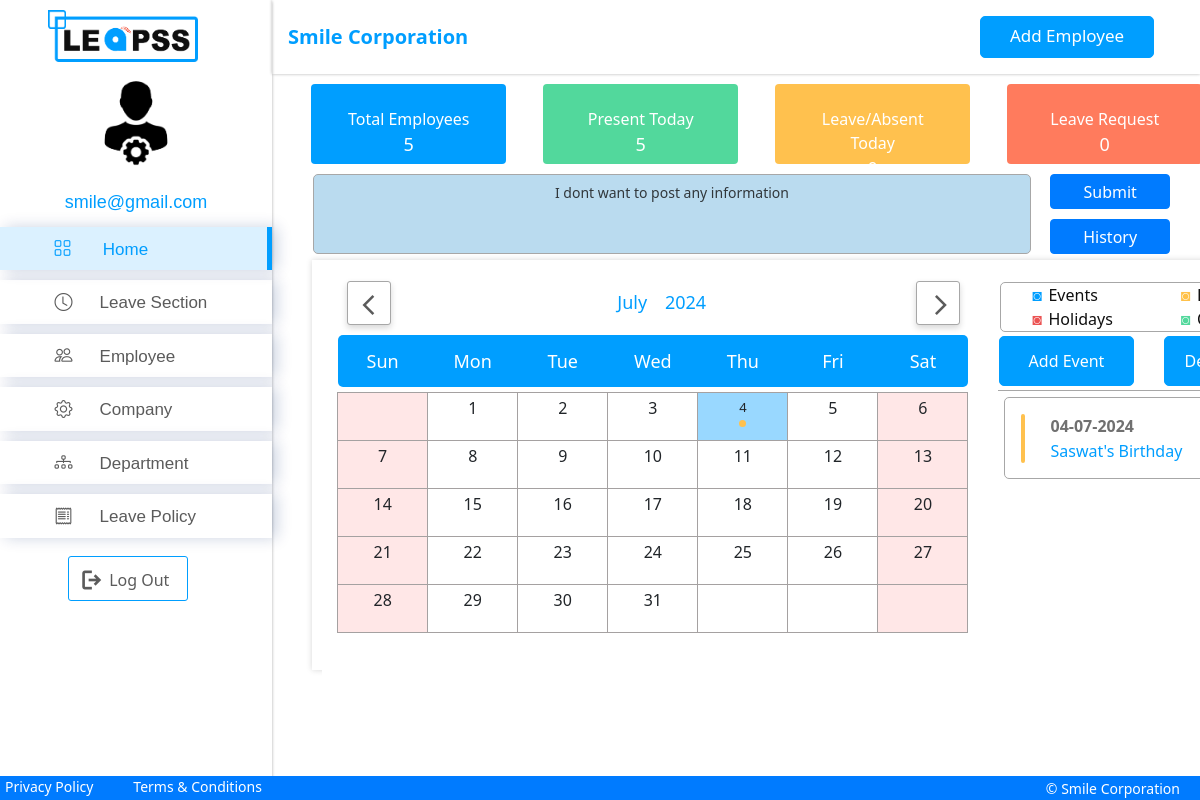
The app's page /adminDashboard (signed in), older data.
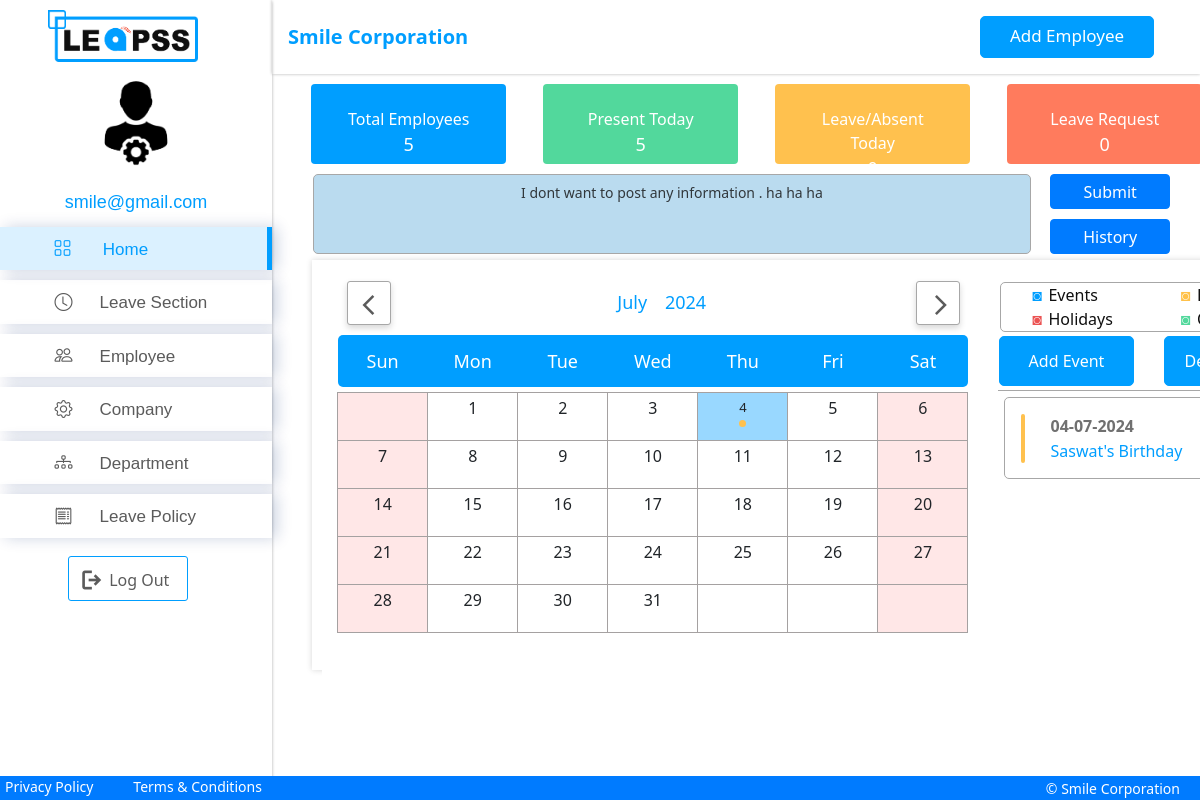
The same page, newer data.
### app/models.py (models this page shows)
class Quote(models.Model):
    com_id = models.ForeignKey(Company, on_delete=models.CASCADE, default=1)
    quotes = models.TextField(max_length=300)
    tod_date = models.DateField(auto_now=True)

### app/views.py (the view)
# urls.py: re_path(r'^adminDashboard$', CalendarView.as_view(), name='adminDashboard'),
class CalendarView(generic.ListView):
    model = Event
    template_name = 'adminDashboard.html'
    @method_decorator(login_required(login_url='adminLogin'))
    @method_decorator(user_passes_test(lambda u: is_admin(u) or is_hr(u)))
    def dispatch(self, *args, **kwargs):
        return super(CalendarView, self).dispatch(*args, **kwargs)
    def dash(self):
        com = Company.objects.filter(username=self.request.user.username).first()
        if com is None:
            emp = Employee.objects.filter(email=self.request.user.username).first()
            com = Company.objects.filter(name=emp.com_id).first()
        emails = Employee.objects.filter(com_id=com).values_list('email', flat=True)
        today = datetime.today().strftime("%Y-%m-%d")
        total_emp = Employee.objects.filter(status=True, com_id = com).count()
        onleave = LeaveApplication.objects.filter(user__employee__status=True,status_approve=True, date_from__lte=today, date_to__gte=today, user__username__in=emails).count()
        absent_count = Absent.objects.filter(absent_on = today).count()
        present_today = total_emp - (onleave + absent_count)
        total_leave = onleave + absent_count
        apply_leav = LeaveApplication.objects.filter(status_approve=False, status_reject=False, level1_approve=True, user__username__in=emails).count()
        dic ={'com':com.name, 'total_emp':total_emp, 'present_today':present_today, 'onleave':onleave, 'total_leave':total_leave, 'apply_leav':apply_leav}
        return dic
    def quotesub(self):
        com = Company.objects.filter(username=self.request.user.username).first()
        if com is None:
            emp = Employee.objects.filter(email=self.request.user.username).first()
            com = Company.objects.filter(name=emp.com_id).first()
        quote = Quote.objects.all().last()
        form = QuoteForm()
        if quote is None:
            if self.request.method == "GET":
                form = QuoteForm(self.request.GET)
                if form.is_valid():
                    data = form.save(commit=False)
                    data.com_id=com
                    data.save()
                    return redirect('adminDashboard')
            else:
                form = QuoteForm()
        else:
            instance = Quote.objects.filter(com_id = com).last()
            form = QuoteUpdateForm(self.request.GET or None, instance=instance)
            if form.is_valid():
                form.save()
        quotes = {'quote':quote,'form':form}
        return quotes
    def quote(self):
        com = Company.objects.filter(username=self.request.user.username).first()
        if com is None:
            emp = Employee.objects.filter(email=self.request.user.username).first()
            com = Company.objects.filter(name=emp.com_id).first()
        if self.request.method == "GET":
            current_date = 0
            current_date = datetime.now().strftime('%Y-%m-%d')
            try:
                quotedd = Quote.objects.get(tod_date = current_date, com_id = com)
                quoted = quotedd.quotes
            except Quote.DoesNotExist:
                quoted = None
            if quoted:
                return quoted
    def get_context_data(self, **kwargs):
        context = super().get_context_data(**kwargs)
        com = Company.objects.filter(username=self.request.user.username).first()
        if com is None:
            emp = Employee.objects.filter(email=self.request.user.username).first()
            com = Company.objects.filter(name=emp.com_id).first()
        adminStatus = True
        today = str(get_date(self.request.GET.get('day', None)))
        today_year, today_month, today_date = (int(x) for x in today.split('-'))
        d = get_date(self.request.GET.get('month', None))
        context['prev_month'] = prev_month(d)
        context['next_month'] = next_month(d)
        cal = Calendar(d.year, d.month, today_date, today_month, today_year, adminStatus)
        html_cal = cal.formatmonth(com, withyear=True)
        context['calendar'] = mark_safe(html_cal)
        event = Eventcal(d.year, d.month, adminStatus)
        html_event = event.formatmonth(com, withyear=True)
        context['event'] = mark_safe(html_event)
        context['dic']=self.dash()
        context['quotes'] = self.quotesub()
        context['quote'] = self.quote()
        return context

### app/calendar.py (called while the page is built)
def weekday(year, month, day):
    if not datetime.MINYEAR <= year <= datetime.MAXYEAR:
        year = 2000 + year % 400
    return datetime.date(year, month, day).weekday()

def monthrange(year, month):
    if not 1 <= month <= 12:
        raise IllegalMonthError(month)
    day1 = weekday(year, month, 1)
    ndays = mdays[month] + (month == February and isleap(year))
    return day1, ndays

    def __getitem__(self, i):
        funcs = self._months[i]
        if isinstance(i, slice):
            return [f(self.format) for f in funcs]
        else:
            return funcs(self.format)

    def __getitem__(self, i):
        funcs = self._days[i]
        if isinstance(i, slice):
            return [f(self.format) for f in funcs]
        else:
            return funcs(self.format)

    def getfirstweekday(self):
        return self._firstweekday % 7

    def setfirstweekday(self, firstweekday):
        self._firstweekday = firstweekday

    def iterweekdays(self):
        for i in range(self.firstweekday, self.firstweekday + 7):
            yield i%7

    def formatweekday(self, day):
        return '<th >%s</th>' % (day_abbr[day])

### app/templates/adminDashboard.html (shortened to what the changed rows need)
<!DOCTYPE html>
<html lang="en">
<head>
    {% load static %}
    <link href="{% static 'assets\css\admin.css' %}" rel="stylesheet">
    <link href="{% static 'assets\css\calendar.css' %}" rel="stylesheet">
    <link rel="stylesheet" href="https://unpkg.com/aos@next/dist/aos.css" />
    <link rel="stylesheet" href="https://cdn.jsdelivr.net/npm/bootstrap@4.6.2/dist/css/bootstrap.min.css">
    <link href='https://unpkg.com/boxicons@2.1.4/css/boxicons.min.css' rel='stylesheet'>
    <link rel="stylesheet" href="https://use.fontawesome.com/releases/v5.0.10/css/all.css">
    <link rel="stylesheet" href="https://cdn.jsdelivr.net/npm/bootstrap-icons@1.10.2/font/bootstrap-icons.css">
</head>
<body id="body-pd">
    <div class="d-flex" id="wrapper">
        <div id="page-content-wrapper">
            <section class="section container pageClass  bg-white rounded dashboard">
                <div class="container quoteContainer">
                  {% if quote == None %}
                  <form action="" method="get">
                    <div class="row">
                      <div class="col-md-10">
                      {{quotes.form.quotes}}
                      </div>
                      <div class="col-md-2">
                        <button id="quotebutton" class="new-quote-btn btn btn-primary" style="height:35px;margin-bottom:10px;padding:0px;" type="submit" >Submit  </button>
                        <button id="quotebutton" class="new-quote-btn btn btn-primary" style="height:35px;padding:0px;" type="submit" >History</button>
                      </div>
                    </div>
                  </form>
                  {% endif %}
                </div>
                <div class=" cal empInfo" style="padding:0px 25px;">
                  <div class="row" style="background-color:#fff;">
                    <div class="col-md-8">
                      {{ calendar }}
                      <br><br>
                    </div>
                      </div>
                  </div>
                </div>
        </div>
</body>
</html>

Row changes from the older to the newer data that the page shows:
changed Quote: quotes "I dont want to post any information" → "I dont want to post any information . ha ha ha"
